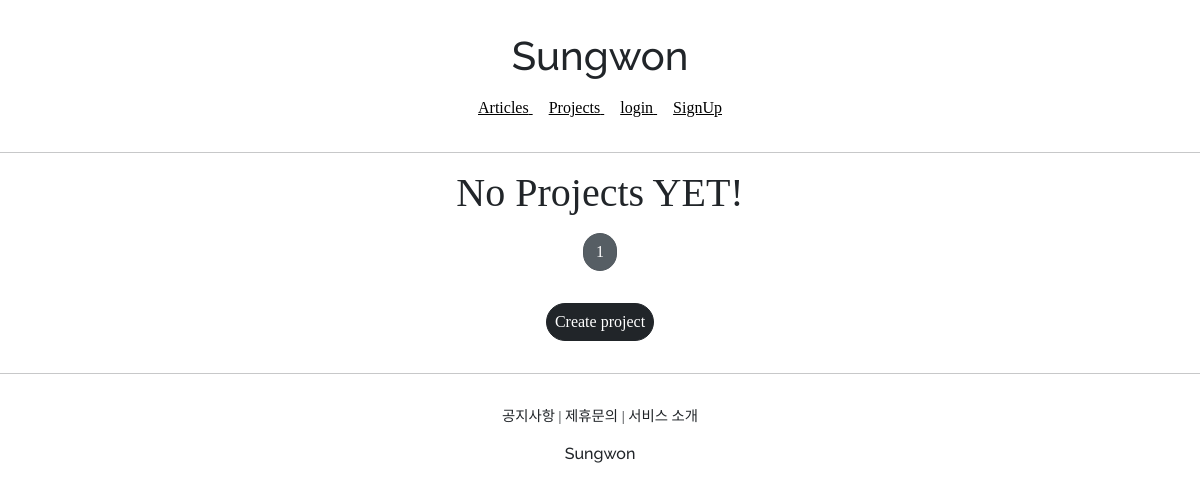
Before: /projects/list/ with the older database file.
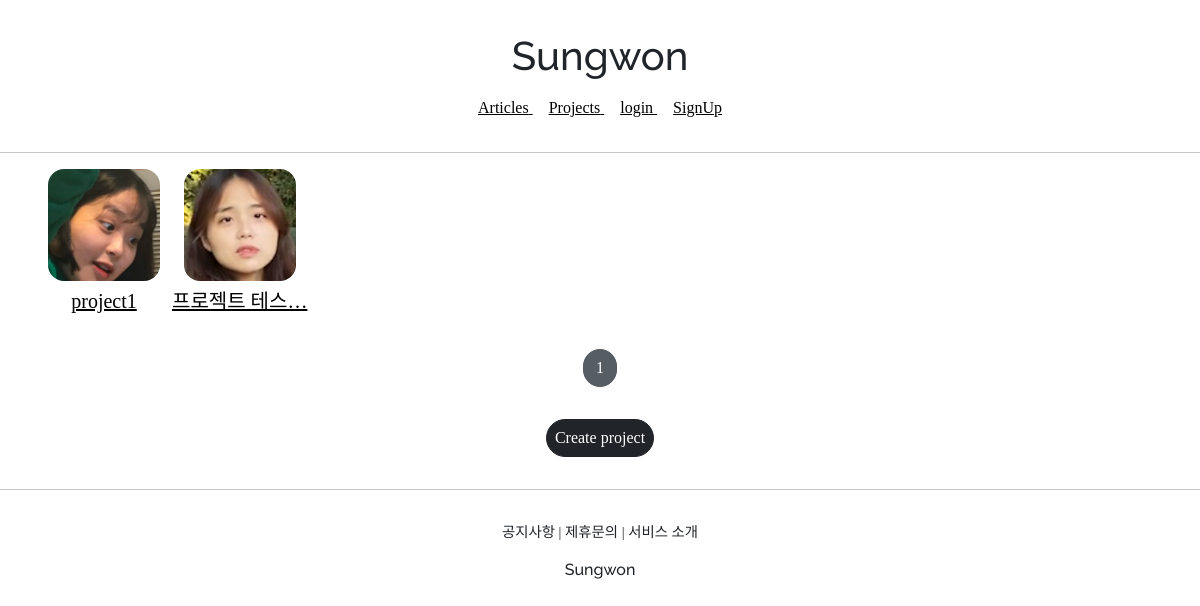
After: the same page with the newer database file.
### projectapp/models.py (models this page shows)
class Project(models.Model):
    image = models.ImageField(upload_to='project/', null=False)
    title = models.CharField(max_length=20, null=False)
    description = models.CharField(max_length=200, null=True)
    created_at = models.DateTimeField(auto_now=True)

### projectapp/views.py (the view)
# urls.py: path('list/', ProjectListView.as_view(), name='list'),
class ProjectListView(ListView):
    model = Project
    context_object_name = 'project_list'
    template_name = 'projectapp/list.html'
    paginate_by = 25

### projectapp/templates/projectapp/list.html (shortened to what this page needs)
{% extends 'base.html' %}
{% load static %}
{% block content %}
    {% if project_list %}
    <div class="container">
      {% for project in project_list %}
      <a href="{% url 'projectapp:detail' pk=project.pk %}">
        {% include 'snippets/card_project.html' with project=project %}
      </a>
      {% endfor %}
    </div >
    {% else %}
    <div class="text-center">
      <h1>No Projects YET!</h1>
    </div>
    {% endif %}
    {% include 'snippets/pagination.html' with page_obj=page_obj %}
    <div style="text-align: center">
      <a href="{% url 'projectapp:create' %}" class="btn btn-dark rounded-pill mt-3 mb-3 px-2">
        Create project
      </a>
    </div>
{% endblock %}

### sungwon/templates/snippets/card_project.html
<div style="display: block; text-align: center;">
  <img src="{{ project.image.url }}" alt="">
  <h5 class="mt-2" style="font-family: 'NanumSquareOTFLight';">
    {{ project.title | truncatechars:8 }}
  </h5>
</div>

Changed rows visible on the page:
added Project: image (picture), title "project1"
added Project: image (picture), title "프로젝트 테스…"
Other visible differences:
text no longer shown: "No Projects YET!"
